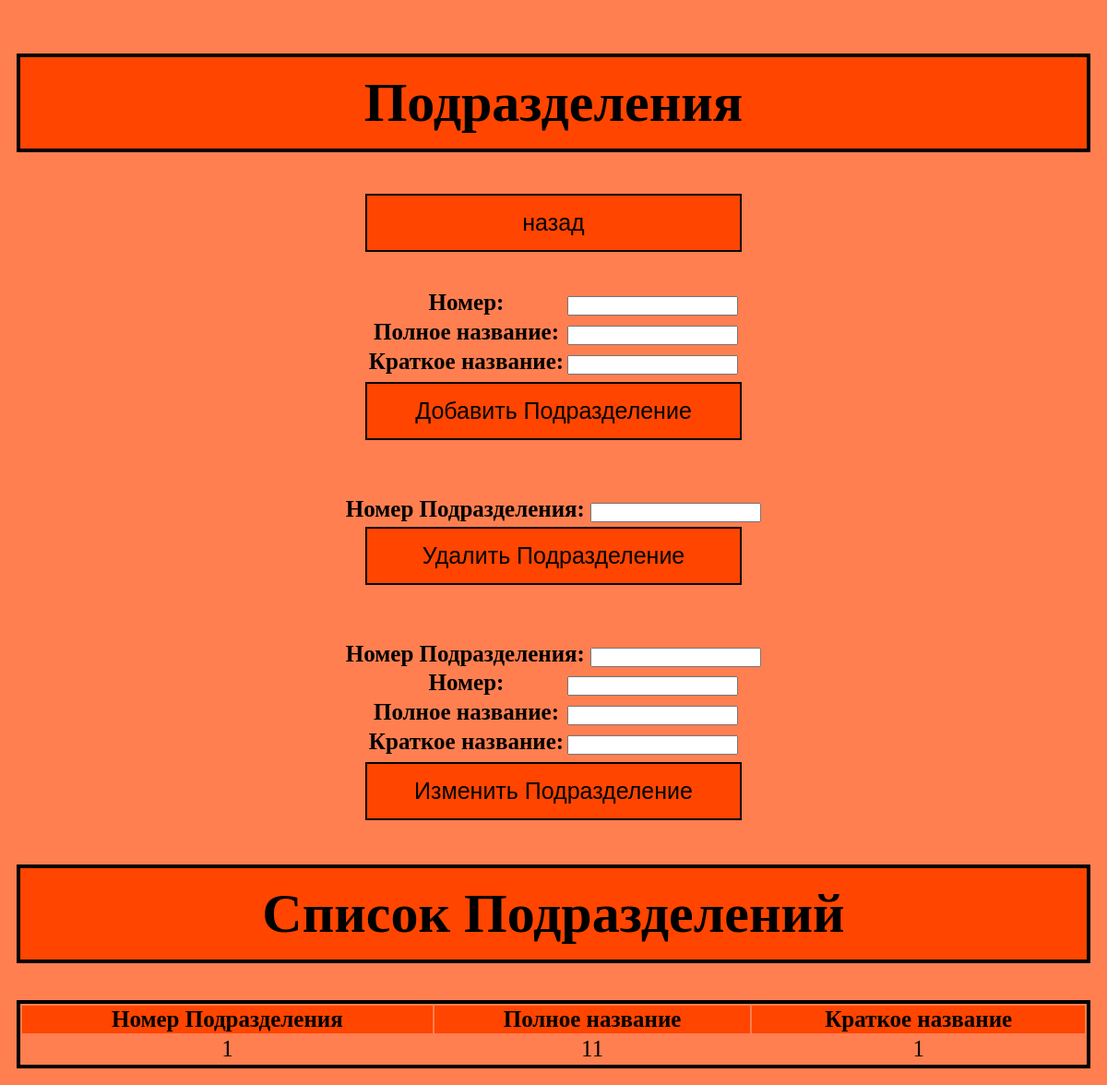
Screenshot of /division/ with the database file from the repository.
### accounting/models.py (models this page shows)
class division(models.Model):
    id = models.IntegerField(primary_key=True)
    full_name = models.CharField(max_length=45)
    abbreviated_name = models.CharField(max_length=45)
    objects = models.Manager()

### accounting/views.py (the view)
# urls.py: path('division/', views.index_division, name='division'),
def index_division(request):
    form_ex = Adddivision()
    data = division.objects.all()
    return render(request, "accounting/Template_division.html", {"form":form_ex, "data_show":data})

### accounting/forms.py
class Adddivision(forms.Form):
    id = forms.IntegerField(label="Номер")
    full_name = forms.CharField(label="Полное название")
    abbreviated_name = forms.CharField(label="Краткое название")

### templates/accounting/Template_division.html (shortened to what this page needs)
<!DOCTYPE html>
<html>
<head>
</head>
<body class="container">
    <div id="header" >
        <h1 align="center">Подразделения</h1>
        <h3 align="center"><a href = "{% url 'home' %}"><button class = 'button'>назад</button></a></h3>
    </div>
<table  align="center">
    <tr>
        <th align="center" >
    <form method="POST" action="addb/">
        <table>
            {{ form }}
        </table>
        <input class="button" type="submit" value="Добавить Подразделение">
    </form>
    <br>
    <br>
    <form method="POST" action="delb/">
        <label> Номер Подразделения: </label>
        <input class = 'myfield' type= "number" name="delname" ><br>
        <input class="button" type= "submit" value="Удалить Подразделение">
    </form>
    <br>
    <br>
    <form method="POST" action="upb/">
        <label> Номер Подразделения: </label>
        <input class = 'myfield' type= "number" name="upname"><br>
        <table>
            {{ form }}
        </table>
        <input class="button" type= "submit" value="Изменить Подразделение">
    </form>
    </table>
    <th align="center" width="50%">
        <h1 align="center"> Список Подразделений</h1>
    <table>
    <tr>
    <form method="POST" action="show/">
        <table class='table'>
            <tr align="center" bgcolor="#FF4500">
                <th>Номер Подразделения</th>
                <th>Полное название</th>
                <th>Краткое название</th>
            </tr>
        {% for i in data_show %}
            <tr align="center">
                <td>{{ i.id }}</td>
                <td>{{ i.full_name }}</td>
                <td>{{ i.abbreviated_name }}</td>
            </tr>
        {% endfor %}
        </table>
    </form>
        </th>
</body>
</html>

### templates/accounting/Template_division.html (style rules this page uses)
.button { background-color: #FF4500; height: 63px; width: 408px; border: 2px solid black; padding: 15px 20px; text-align: center; font-size: 25px; margin: 5px 0px; }
body { background: #FF7F50 ; padding: 10px; background-repeat: no-repeat; font-size: 25px; }
h1 { border: 4px solid black; background: #FF4500; padding: 15px 20px; text-align: center; font-size: 60px; }
.table { border: 4px solid black; width: 100% }

### rows the page displays
division: id "1", full_name "11", abbreviated_name "1"
